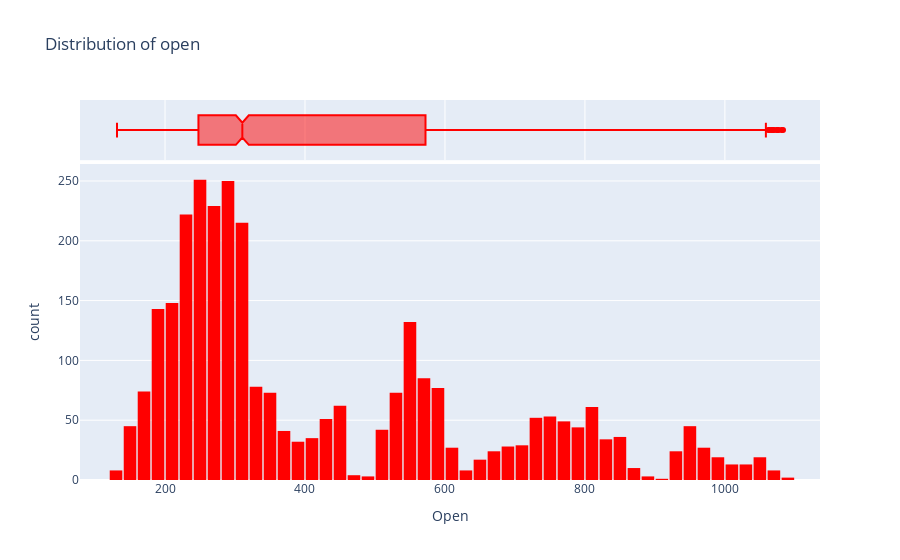

The cell this chart's notebook holds for it:
### Code cell
#change the colour to red.
fig = px.histogram(goog_in, 
                   x='Open', 
                   marginal='box', 
                   color_discrete_sequence=['red'], 
                   title='Distribution of open')
fig.update_layout(bargap=0.1)
fig.show()

### Figure 1 — Plotly figure (JSON) as saved in the notebook; plotly's stock layout.template omitted (floating-point values rounded to 4 significant figures; data arrays with more than 128 entries replaced by an {"elided": "..."} marker saying what was removed)
{"data": [{"alignmentgroup": "True", "bingroup": "x", "hovertemplate": "Open=%{x}<br>count=%{y}<extra></extra>", "legendgroup": "", "marker": {"color": "red", "pattern": {"shape": ""}}, "name": "", "offsetgroup": "", "orientation": "v", "showlegend": false, "type": "histogram", "x": {"elided": "3019 float values"}, "xaxis": "x", "yaxis": "y"}, {"alignmentgroup": "True", "hovertemplate": "Open=%{x}<extra></extra>", "legendgroup": "", "marker": {"color": "red"}, "name": "", "notched": true, "offsetgroup": "", "showlegend": false, "type": "box", "x": {"elided": "3019 float values"}, "xaxis": "x2", "yaxis": "y2"}], "layout": {"bargap": 0.1, "barmode": "relative", "legend": {"tracegroupgap": 0}, "title": {"text": "Distribution of open"}, "xaxis": {"anchor": "y", "domain": [0, 1], "title": {"text": "Open"}}, "xaxis2": {"anchor": "y2", "domain": [0, 1], "matches": "x", "showgrid": true, "showticklabels": false}, "yaxis": {"anchor": "x", "domain": [0, 0.8316], "title": {"text": "count"}}, "yaxis2": {"anchor": "x2", "domain": [0.8416, 1], "matches": "y2", "showgrid": false, "showline": false, "showticklabels": false, "ticks": ""}}}
